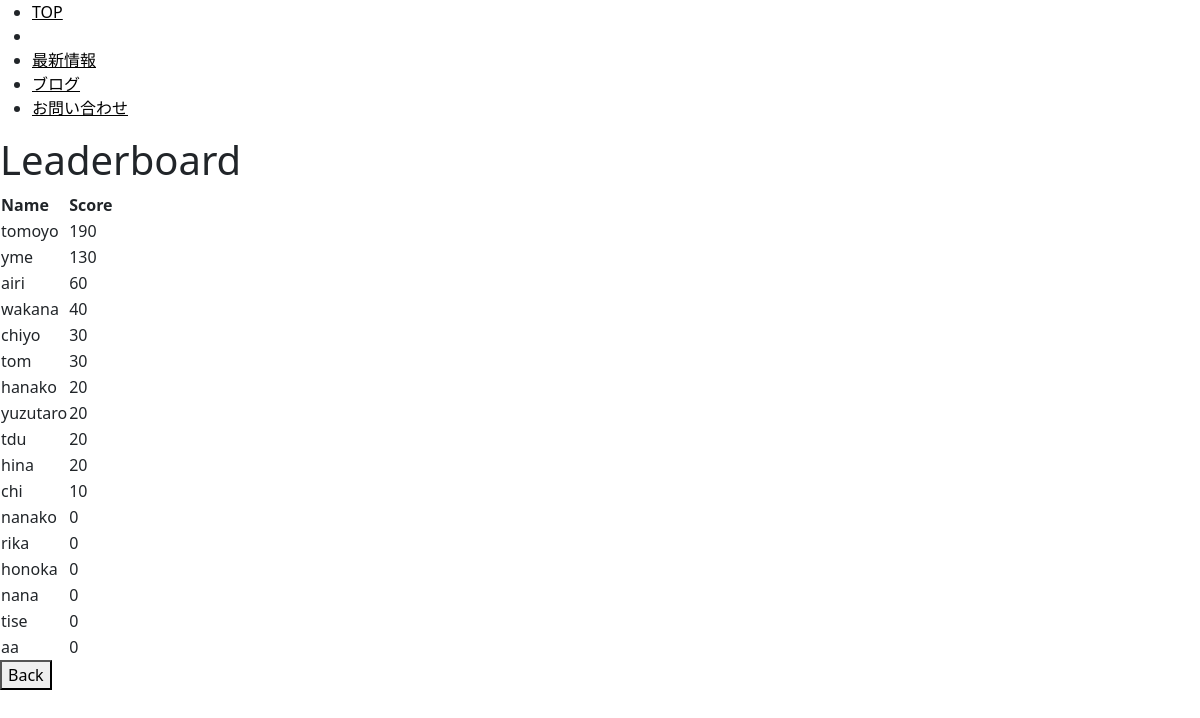
The page /leaderboard_user on the database its author committed.
### app.py (models this page shows)
class Player(db.Model):
    id = db.Column(db.Integer, primary_key=True)
    name = db.Column(db.String(50), unique=True, nullable=False)
    score = db.Column(db.Integer, default=0)

### app.py (the view)
@app.route("/leaderboard_user")
def leaderboard_user():
    players = Player.query.order_by(Player.score.desc()).all()
    return render_template("user/leaderboard.html", players=players)

### templates/user/leaderboard.html
{% extends 'base.html' %}
{% block body %}
<nav>
    <ul>
        <li><a href="#">TOP</a></li>
        <li><a href="#"></a></li>
        <li><a href="#">最新情報</a></li>
        <li><a href="#">ブログ</a></li>
        <li><a href="#">お問い合わせ</a></li>
    </ul>
</nav>
<h1>Leaderboard</h1>
<table>
    <tr>
        <th>Name</th>
        <th>Score</th>
    </tr>
    {% for player in players %}
    <tr>
        <td>{{ player.name }}</td>
        <td>{{ player.score }}</td>
    </tr>
    {% endfor %}
</table>
<a href="/user"><button>Back</button></a>
{% endblock %}

### static/css/background.css (style rules this page uses)
a { color: #000000; }
html,body { height: 100%; }

### rows shown on the page
Player: name "tomoyo", score "190"
Player: name "yme", score "130"
Player: name "airi", score "60"
Player: name "wakana", score "40"
Player: name "chiyo", score "30"
Player: name "tom", score "30"
Player: name "hanako", score "20"
Player: name "yuzutaro", score "20"
Player: name "tdu", score "20"
Player: name "hina", score "20"
Player: name "chi", score "10"
Player: name "nanako", score "0"
Player: name "rika", score "0"
Player: name "honoka", score "0"
Player: name "nana", score "0"
Player: name "tise", score "0"
Player: name "aa", score "0"
